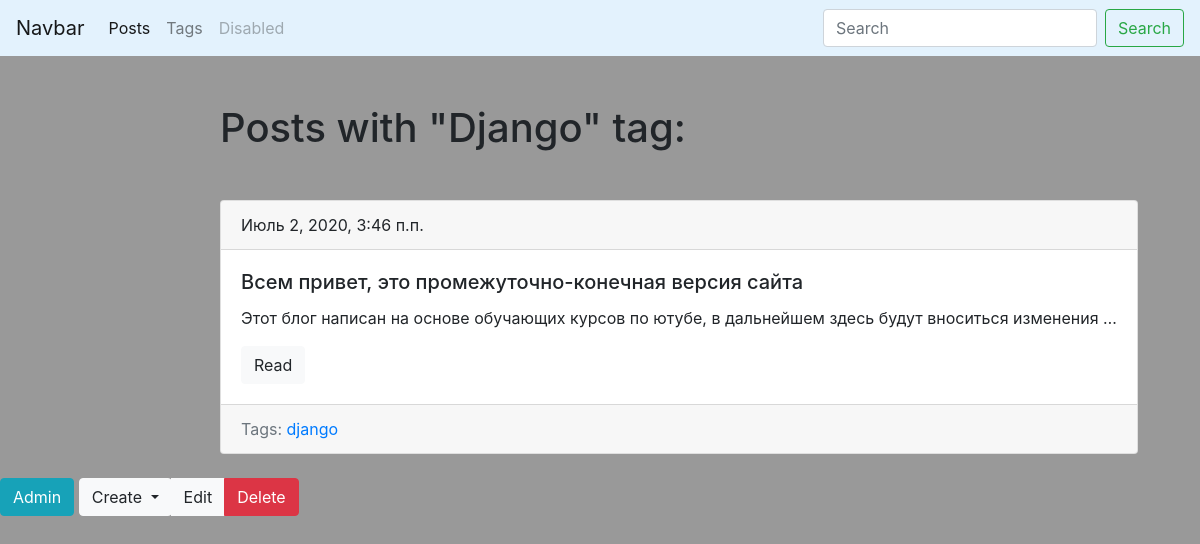
The app's page /blog/tag/django/ (signed in) with its own data.
### blog/models.py (models this page shows, shortened)
class Tag(models.Model):
    title = models.CharField(max_length=30, verbose_name='Название')
    slug = models.SlugField(max_length=15, unique=True, verbose_name='Слаг')
    def get_absolute_url(self):
        return reverse('tag_detail_url', kwargs={'slug': self.slug})
    def get_update_url(self):
        return reverse('tag_update_url', kwargs={'slug': self.slug})
    def get_delete_url(self):
        return reverse('tag_delete_url', kwargs={'slug': self.slug})
    class Meta:
        verbose_name = 'тэг'
        verbose_name_plural = 'тэги'
        ordering = ['title']

class Post(models.Model):
    title = models.CharField(max_length=100, db_index=True, verbose_name='Заголовок')
    slug = models.SlugField(max_length=20, unique=True, blank=True, verbose_name='Слаг')
    body = models.TextField(blank=True, db_index=True, verbose_name='Тело')
    tags = models.ManyToManyField('Tag', blank=True, related_name='posts', verbose_name='Тэги')
    date_pub = models.DateTimeField(auto_now_add=True, verbose_name='Дата публикации')
    def get_absolute_url(self):
        return reverse('post_detail_url', kwargs={"slug": self.slug})
    class Meta:
        verbose_name = 'пост'
        verbose_name_plural = 'посты'
        ordering = ['-date_pub']

### blog/views.py (the view)
# urls.py: path('tag/<str:slug>/', TagDetail.as_view(), name='tag_detail_url'),
class TagDetail(ObjectDetailMixin, View):
    model = Tag
    template = 'blog/tag_detail.html'

### blog/utiles.py (called while the page is built)
    def get(self, request, slug):
        obj = get_object_or_404(self.model, slug__iexact=slug)
        return render(request, self.template, context={self.model.__name__.lower(): obj, 'admin_object': obj, 'detail': True})

### blog/templates/blog/tag_detail.html (shortened to what this page needs)
{% extends 'blog/base_blog.html' %}
{% block content %}
    <h1 class="mb-5">Posts with "{{ tag.title|title }}" tag:</h1>
    {% for post in tag.posts.all %}
                {% include 'blog/includes/post_card_template.html' %}
    {% endfor %}
{% endblock %}

### blog/templates/blog/includes/post_card_template.html
<div class="card mb-4">
          <div class="card-header">
              {{ post.date_pub }}
          </div>
          <div class="card-body">
            <h5 class="card-title">{{ post.title }}</h5>
            <p class="card-text">{{ post.body|truncatewords:15 }}</p>
            <a href="{{ post.get_absolute_url }}" class="btn btn-light">Read</a>
          </div>
            <div class="card-footer text-muted">
                Tags:
                {% for tag in post.tags.all %}
                <a href="{{ tag.get_absolute_url }}">{{ tag.title }}</a>
                {% endfor %}
            </div>
        </div>

### blog/static/css/admin.css (style rules this page uses)
body { background: #999; }

### records on screen
Tag: title "Django", title "django"
Post: date_pub "Июль 2, 2020, 3:46 п.п.", title "Всем привет, это промежуточно-конечная версия сайта", body "Этот блог написан на основе обучающих курсов по ютубе, в дальнейшем здесь будут вноситься изменения …"
